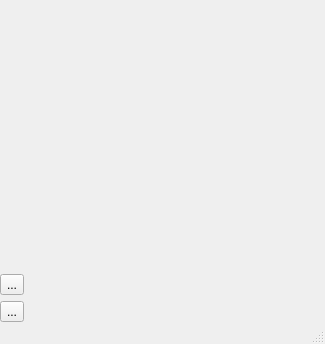
<?xml version="1.0" encoding="UTF-8"?>
<ui version="4.0">
 <class>LineoutBoth</class>
 <widget class="QMainWindow" name="LineoutBoth">
  <property name="geometry">
   <rect>
    <x>0</x>
    <y>0</y>
    <width>325</width>
    <height>344</height>
   </rect>
  </property>
  <property name="windowTitle">
   <string>MainWindow</string>
  </property>
  <property name="iconSize">
   <size>
    <width>20</width>
    <height>20</height>
   </size>
  </property>
  <property name="unifiedTitleAndToolBarOnMac">
   <bool>true</bool>
  </property>
  <widget class="QWidget" name="centralwidget">
   <layout class="QVBoxLayout" name="verticalLayout">
    <property name="leftMargin">
     <number>0</number>
    </property>
    <property name="topMargin">
     <number>0</number>
    </property>
    <property name="rightMargin">
     <number>0</number>
    </property>
    <property name="bottomMargin">
     <number>0</number>
    </property>
    <item>
     <widget class="nCustomDoublePlot" name="plot" native="true"/>
    </item>
    <item>
     <widget class="QToolButton" name="lockColors">
      <property name="enabled">
       <bool>true</bool>
      </property>
      <property name="focusPolicy">
       <enum>Qt::NoFocus</enum>
      </property>
      <property name="toolTip">
       <string>use colorbar extremes</string>
      </property>
      <property name="text">
       <string>...</string>
      </property>
      <property name="icon">
       <iconset resource="../../../build-neutrinoMaster-Brew-Default/src/qrc/icons.qrc">
        <normaloff>:/icons/lockColor.png</normaloff>:/icons/lockColor.png</iconset>
      </property>
      <property name="iconSize">
       <size>
        <width>10</width>
        <height>10</height>
       </size>
      </property>
      <property name="checkable">
       <bool>true</bool>
      </property>
     </widget>
    </item>
    <item>
     <widget class="QToolButton" name="lockClick">
      <property name="focusPolicy">
       <enum>Qt::NoFocus</enum>
      </property>
      <property name="toolTip">
       <string>Switch between live and click update</string>
      </property>
      <property name="text">
       <string>...</string>
      </property>
      <property name="icon">
       <iconset resource="../../../build-neutrinoMaster-Brew-Default/src/qrc/icons.qrc">
        <normaloff>:/icons/autoRefresh.png</normaloff>
        <normalon>:/icons/center.png</normalon>:/icons/autoRefresh.png</iconset>
      </property>
      <property name="iconSize">
       <size>
        <width>10</width>
        <height>10</height>
       </size>
      </property>
      <property name="checkable">
       <bool>true</bool>
      </property>
      <property name="neutrinoSave" stdset="0">
       <bool>false</bool>
      </property>
     </widget>
    </item>
   </layout>
  </widget>
  <widget class="QStatusBar" name="statusBar">
   <property name="font">
    <font>
     <pointsize>10</pointsize>
    </font>
   </property>
  </widget>
 </widget>
 <customwidgets>
  <customwidget>
   <class>nCustomDoublePlot</class>
   <extends>QWidget</extends>
   <header>nCustomPlots.h</header>
   <container>1</container>
  </customwidget>
 </customwidgets>
 <resources>
  <include location="../../../build-neutrinoMaster-Brew-Default/src/qrc/icons.qrc"/>
 </resources>
 <connections/>
</ui>
